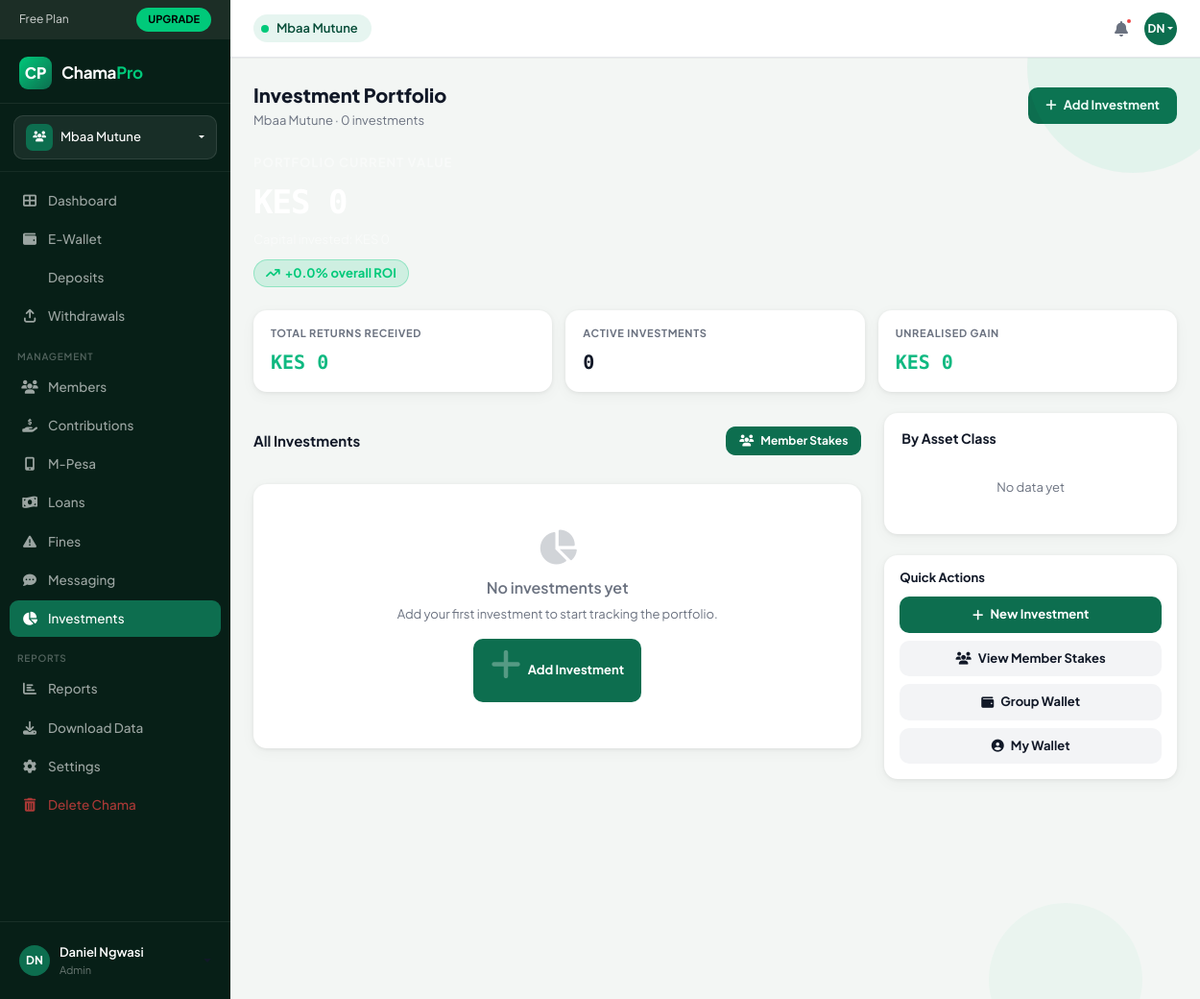
Page /chama/1/investments/ (signed in) on the committed database.
### chamapro/models.py (models this page shows, shortened)
class Chama(models.Model):
    name                = models.CharField(max_length=255)
    description         = models.TextField(blank=True, null=True)
    created_by          = models.ForeignKey(
        'User', null=True, blank=True, on_delete=models.SET_NULL, related_name='created_chamas'
    )
    currency            = models.CharField(max_length=10, default='KES')
    contribution_amount = models.DecimalField(max_digits=12, decimal_places=2, default=0)
    contribution_day    = models.PositiveSmallIntegerField(default=5)
    meeting_day         = models.CharField(max_length=20, blank=True, null=True)
    max_members         = models.PositiveSmallIntegerField(default=10)
    late_penalty        = models.DecimalField(max_digits=5, decimal_places=2, default=5)
    loan_interest       = models.DecimalField(max_digits=5, decimal_places=2, default=10)
    settings            = models.JSONField(default=dict, blank=True)
    is_active           = models.BooleanField(default=True)
    created_at          = models.DateTimeField(auto_now_add=True)
    updated_at          = models.DateTimeField(auto_now=True)

class User(AbstractUser):
    phone = models.CharField(max_length=30, unique=True, null=True, blank=True)
    national_id   = models.CharField(max_length=20, blank=True, null=True)
    kra_pin       = models.CharField(max_length=20, blank=True, null=True)
    bio           = models.TextField(blank=True, null=True)
    occupation    = models.CharField(max_length=100, blank=True, null=True)
    location      = models.CharField(max_length=100, blank=True, null=True)
    avatar        = models.ImageField(upload_to='avatars/', blank=True, null=True)
    bank_name     = models.CharField(max_length=100, blank=True, null=True)
    bank_account  = models.CharField(max_length=30, blank=True, null=True)
    mpesa_number  = models.CharField(max_length=20, blank=True, null=True)
    KYC_CHOICES = [
        ('unverified', 'Unverified'),
        ('pending',    'Pending Review'),
        ('verified',   'Verified'),
    ]
    kyc_status = models.CharField(max_length=20, choices=KYC_CHOICES, default='unverified')

class Membership(models.Model):
    ROLE_CHOICES = [
        ('admin',     'Admin'),
        ('treasurer', 'Treasurer'),
        ('secretary', 'Secretary'),
        ('member',    'Member'),
    ]
    chama     = models.ForeignKey(Chama, on_delete=models.CASCADE, related_name='memberships')
    user      = models.ForeignKey('User', on_delete=models.CASCADE, related_name='memberships')
    role      = models.CharField(max_length=30, choices=ROLE_CHOICES, default='member')
    joined_at = models.DateTimeField(default=timezone.now)
    active    = models.BooleanField(default=True)
    class Meta:
        unique_together = ('chama', 'user')

### investments/views.py (the view)
# urls.py: path('<int:chama_id>/investments/',               views.portfolio,         name='portfolio'),  # ← fixed
@login_required
def portfolio(request, chama_id):
    chama, my_membership = get_chama_and_membership(request, chama_id)
    summary = portfolio_summary(chama)
    nav_chart = {}
    for inv in summary['investments'].filter(status='active'):
        history = inv.nav_history.order_by('date').values('date', 'nav_per_unit')
        nav_chart[inv.id] = [
            {'date': str(h['date']), 'nav': float(h['nav_per_unit'])}
            for h in history
        ]
    context = {
        'chama': chama,
        'my_membership': my_membership,
        'summary': summary,
        'nav_chart': nav_chart,
        'page': 'investments',
    }
    return render(request, 'investments/portfolio.html', context)

### chamapro/context_processors.py (called while the page is built)
def user_subscription(request):
    if request.user.is_authenticated:
        try:
            sub = request.user.subscription
        except Exception:
            sub = None
        return {'user_subscription': sub}
    return {'user_subscription': None}

def active_chama(request):
    if not request.user.is_authenticated:
        return {}
    active_chama_id = request.session.get('active_chama_id')
    membership = None
    if active_chama_id:
        membership = Membership.objects.filter(
            user=request.user,
            chama_id=active_chama_id,
            active=True
        ).select_related('chama').first()
    if not membership:
        membership = Membership.objects.filter(
            user=request.user,
            active=True
        ).select_related('chama').first()
    return {
        'chama': membership.chama if membership else None,
        'my_membership': membership,
    }

### investments/services.py (called while the page is built, shortened)
def portfolio_summary(chama) -> dict:
    investments = Investment.objects.filter(chama=chama)
    total_invested = sum(i.capital_invested for i in investments)
    total_value    = sum(i.current_value    for i in investments)
    total_returns  = sum(i.total_returns_received for i in investments)
    roi            = ((total_value - total_invested) / total_invested * 100) if total_invested else Decimal('0')
    by_type = {}
    return {
        'total_invested': total_invested,
        'total_value':    total_value,
        'total_returns':  total_returns,
        'roi_percent':    roi,
        'count':          investments.count(),
        'active_count':   investments.filter(status='active').count(),
        'by_type':        by_type,
        'investments':    investments,
    }

### investments/views.py (called while the page is built)
def get_chama_and_membership(request, chama_id):
    chama = get_object_or_404(Chama, pk=chama_id)
    membership = get_object_or_404(Membership, chama=chama, user=request.user)
    return chama, membership

### chamapro/templates/investments/portfolio.html (shortened to what this page needs)
{% extends "base.html" %}
{% load humanize %}
{% block nav_investments %}active{% endblock %}
{% block content %}
<div class="d-flex align-items-center justify-content-between mb-4 flex-wrap gap-2">
  <div>
    <div class="page-title">Investment Portfolio</div>
    <div class="page-sub">{{ chama.name }} · {{ summary.count }} investment{{ summary.count|pluralize }}</div>
  </div>
  <a href="{% url 'investments:investment_add' chama.id %}" class="btn-add"><i class="fas fa-plus"></i> Add Investment</a>
</div>
<div class="inv-hero mb-4">
  <div class="inv-hero-title">Portfolio Current Value</div>
  <div class="inv-hero-value">KES {{ summary.total_value|intcomma }}</div>
  <div class="inv-hero-sub">Capital invested: KES {{ summary.total_invested|intcomma }}</div>
  <div class="roi-pill">
    <i class="fas fa-arrow-trend-up"></i>
    {% if summary.roi_percent >= 0 %}+{% endif %}{{ summary.roi_percent|floatformat:1 }}% overall ROI
  </div>
</div>
<div class="inv-stat-grid">
  <div class="inv-stat">
    <div class="inv-stat-label">Total Returns Received</div>
    <div class="inv-stat-val green">KES {{ summary.total_returns|intcomma }}</div>
  </div>
  <div class="inv-stat">
    <div class="inv-stat-label">Active Investments</div>
    <div class="inv-stat-val">{{ summary.active_count }}</div>
  </div>
  <div class="inv-stat">
    <div class="inv-stat-label">Unrealised Gain</div>
    <div class="inv-stat-val {% if summary.total_value >= summary.total_invested %}green{% endif %}">
      KES {{ summary.total_value|floatformat:0|intcomma }}
    </div>
  </div>
</div>
<div class="row g-4">
  <div class="col-lg-8">
    <div class="table-card-header px-0 mb-3" style="background:none;border:none;">
      <h6 style="font-size:15px;font-weight:700;margin:0;">All Investments</h6>
      <a href="{% url 'investments:investment_stakes' chama.id %}" class="btn-add" style="font-size:12px;padding:6px 14px;">
        <i class="fas fa-users"></i> Member Stakes
      </a>
    </div>
    {% for inv in summary.investments %}
    <a href="{% url 'investments:investment_detail' chama.id inv.pk %}" class="inv-card">
      <div class="inv-type-icon" style="background:{{ inv.type_color }};">
        <i class="fas {{ inv.type_icon }}"></i>
      </div>
      <div class="inv-card-body">
        <div class="inv-card-name">{{ inv.name }}</div>
        <div class="inv-card-inst">{{ inv.institution|default:inv.get_investment_type_display }}</div>
        <span class="status-chip {{ inv.status }}">{{ inv.get_status_display }}</span>
      </div>
      <div class="inv-card-right">
        <div class="inv-card-value">KES {{ inv.current_value|intcomma }}</div>
        <div class="inv-card-roi {% if inv.roi_percent >= 0 %}pos{% else %}neg{% endif %}">
          {% if inv.roi_percent >= 0 %}+{% endif %}{{ inv.roi_percent|floatformat:1 }}% ROI
        </div>
        <div style="font-size:11px;color:var(--muted);margin-top:3px;">{{ inv.date_invested }}</div>
      </div>
    </a>
    {% empty %}
    <div class="table-card">
      <div class="empty-state">
        <i class="fas fa-chart-pie"></i>
        <div style="font-weight:600;margin-bottom:6px;">No investments yet</div>
        <div style="font-size:13px;">Add your first investment to start tracking the portfolio.</div>
        <a href="{% url 'investments:investment_add' chama.id %}" class="btn-add mt-3"><i class="fas fa-plus"></i> Add Investment</a>
      </div>
    </div>
    {% endfor %}
  </div>
  <div class="col-lg-4">
    <div class="type-breakdown">
      <h6 style="font-size:14px;font-weight:700;margin-bottom:14px;">By Asset Class</h6>
      {% for type_name, data in summary.by_type.items %}
      <div class="type-row">
        <div class="type-dot" style="background:{{ data.color }};"></div>
        <div class="type-name">{{ type_name }}</div>
        <div class="type-bar-wrap">
          <div class="type-bar" style="width:{% widthratio data.value summary.total_value 100 %}%;background:{{ data.color }};"></div>
        </div>
        <div class="type-amount">KES {{ data.value|intcomma }}</div>
      </div>
      {% empty %}
      <div style="color:var(--muted);font-size:13px;text-align:center;padding:20px 0;">No data yet</div>
      {% endfor %}
    </div>
    <div class="table-card p-3">
      <h6 style="font-size:13px;font-weight:700;margin-bottom:12px;">Quick Actions</h6>
      <div class="d-grid gap-2">
        <a href="{% url 'investments:investment_add' chama.id %}" class="btn-add" style="justify-content:center;">
          <i class="fas fa-plus"></i> New Investment
        </a>
        <a href="{% url 'investments:investment_stakes' chama.id %}" class="btn-add" style="justify-content:center;background:#f3f4f6;color:var(--text);">
          <i class="fas fa-users"></i> View Member Stakes
        </a>
        <a href="{% url 'group_wallet' chama.id %}" class="btn-add" style="justify-content:center;background:#f3f4f6;color:var(--text);">
          <i class="fas fa-wallet"></i> Group Wallet
        </a>
        <a href="{% url 'wallet_dashboard' chama.id %}" class="btn-add" style="justify-content:center;background:#f3f4f6;color:var(--text);">
          <i class="fas fa-user-circle"></i> My Wallet
        </a>
      </div>
    </div>
  </div>
</div>
{% endblock %}

### chamapro/templates/base.html (shortened to what this page needs)
{% load static %}
{% load humanize %}
<!DOCTYPE html>
<html lang="en">
<head>
  <link href="https://cdn.jsdelivr.net/npm/bootstrap@5.3.2/dist/css/bootstrap.min.css" rel="stylesheet">
  <link rel="stylesheet" href="https://cdnjs.cloudflare.com/ajax/libs/font-awesome/6.4.2/css/all.min.css">
</head>
<body>
<aside class="sidebar">
  <div class="plan-banner">
    <span>Free Plan</span>
    <a href="{% url 'upgrade' %}" class="upgrade-btn">UPGRADE</a>
  </div>
  <div class="sidebar-logo">
    <div class="logo-icon">CP</div>
    <div class="logo-text">Chama<span>Pro</span></div>
  </div>
  <div class="chama-selector-wrap">
    <div class="dropdown">
      <div class="chama-btn dropdown-toggle" data-bs-toggle="dropdown">
        <div class="chama-icon"><i class="fas fa-users" style="font-size:11px;"></i></div>
        <span class="chama-name">{{ chama.name }}</span>
      </div>
    </div>
  </div>
  <nav style="flex:1;padding-bottom:8px;">
    <div class="nav-section">
      <div class="nav-item-wrap">
        <a href="{% url 'dashboard' %}" class="nav-link-cp {% block nav_dashboard %}{% endblock %}"><i class="fas fa-th-large"></i> Dashboard</a>
      </div>
      <div class="nav-item-wrap">
        <a href="{% url 'wallet_dashboard' chama.id %}" class="nav-link-cp {% block nav_wallet %}{% endblock %}"><i class="fas fa-wallet"></i> E-Wallet</a>
      </div>
      <div class="nav-item-wrap">
        <a href="{% url 'deposit_page' chama.id %}" class="nav-link-cp {% block nav_deposits %}{% endblock %}"> Deposits</a>
      </div>
      <div class="nav-item-wrap">
        <a href="{% url 'withdrawal_page' chama.id %}" class="nav-link-cp {% block nav_withdrawals %}{% endblock %}"><i class="fas fa-arrow-up-from-bracket"></i> Withdrawals</a>
      </div>
    </div>
    <div class="nav-section">
      <div class="nav-section-label">Management</div>
      <div class="nav-item-wrap">
        <a href="{% url 'chama_members' chama.id %}" class="nav-link-cp {% block nav_members %}{% endblock %}"><i class="fas fa-users"></i> Members</a>
      </div>
      <div class="nav-item-wrap">
        <a href="{% url 'contributions' chama.id %}" class="nav-link-cp {% block nav_contributions %}{% endblock %}"><i class="fas fa-hand-holding-dollar"></i> Contributions</a>
      </div>
      <div class="nav-item-wrap">
        <a href="{% url 'mpesa_transactions' chama.id %}" class="nav-link-cp {% block nav_mpesa %}{% endblock %}"><i class="fas fa-mobile-screen-button"></i> M-Pesa</a>
      </div>
      <div class="nav-item-wrap">
        <a href="{% url 'loans' chama.id %}" class="nav-link-cp {% block nav_loans %}{% endblock %}"><i class="fas fa-money-bill-wave"></i> Loans</a>
      </div>
      <div class="nav-item-wrap">
        <a href="{% url 'fines' chama.id %}" class="nav-link-cp {% block nav_fines %}{% endblock %}"><i class="fas fa-triangle-exclamation"></i> Fines</a>
      </div>
      <div class="nav-item-wrap">
        <a href="{% url 'messaging_hub' chama.id %}" class="nav-link-cp {% block nav_messaging %}{% endblock %}"><i class="fas fa-comment-dots"></i> Messaging</a>
      </div>
      <div class="nav-item-wrap">
        <a href="{% url 'investments:portfolio' chama.id %}" class="nav-link-cp {% block nav_investments %}{% endblock %}"><i class="fas fa-chart-pie"></i> Investments</a>
      </div>
    </div>
    <div class="nav-section">
      <div class="nav-section-label">Reports</div>
      <div class="nav-item-wrap">
        <a href="{% url 'reports' chama.id %}" class="nav-link-cp {% block nav_reports %}{% endblock %}"><i class="fas fa-chart-bar"></i> Reports</a>
      </div>
      <div class="nav-item-wrap">
        <a href="{% url 'export_report_excel' chama.id %}" class="nav-link-cp"><i class="fas fa-download"></i> Download Data</a>
      </div>
      <div class="nav-item-wrap">
        <a href="{% url 'chama_settings' chama.id %}" class="nav-link-cp {% block nav_settings %}{% endblock %}">
          <i class="fas fa-cog"></i> Settings
        </a>
      </div>
      {% if my_membership.role == 'admin' %}
      <div class="nav-item-wrap">
        <a href="{% url 'chama_delete' chama.id %}" class="nav-link-cp nav-danger"
           onclick="return confirm('Delete {{ chama.name }}? This action cannot be undone.')">
          <i class="fas fa-trash-can"></i> Delete Chama
        </a>
      </div>
      {% endif %}
    </div>
  </nav>
  <div class="sidebar-footer">
    <div class="dropdown">
      <div class="sidebar-user dropdown-toggle" data-bs-toggle="dropdown">
        <div class="avatar">{{ user.first_name.0|upper }}{{ user.last_name.0|upper }}</div>
        <div class="user-info">
          <div class="user-name">{{ user.get_full_name|default:user.username }}</div>
          <div class="user-role">{{ my_membership.get_role_display|default:"Member" }}</div>
        </div>
      </div>
    </div>
  </div>
</aside>
<header class="topbar">
  <div class="topbar-group-badge">
    <div class="dot"></div>
    <span>{{ chama.name|truncatechars:25 }}</span>
  </div>
  <div class="topbar-right">
    <button class="topbar-icon-btn"><i class="fas fa-bell"></i><div class="notif-dot"></div></button>
    <div class="dropdown">
      <div class="topbar-avatar dropdown-toggle" data-bs-toggle="dropdown">
        {{ user.first_name.0|upper }}{{ user.last_name.0|upper }}
      </div>
    </div>
  </div>
</header>
<div class="main-wrap">
  <div class="main-content">
    {% block content %}{% endblock %}
  </div>
</div>
</body>
</html>

### rows in the picture
Chama: name "Mbaa Mutune"
User: first_name.0 "D", last_name.0 "N", get_full_name "Daniel Ngwasi"
Membership: role "Admin"

### other values in the picture
{{ summary.count }} "0"
{{ summary.roi_percent|floatformat:1 }} "0.0"
{{ summary.total_returns|intcomma }} "0"
{{ summary.active_count }} "0"
{{ summary.total_value|floatformat:0|intcomma }} "0"
